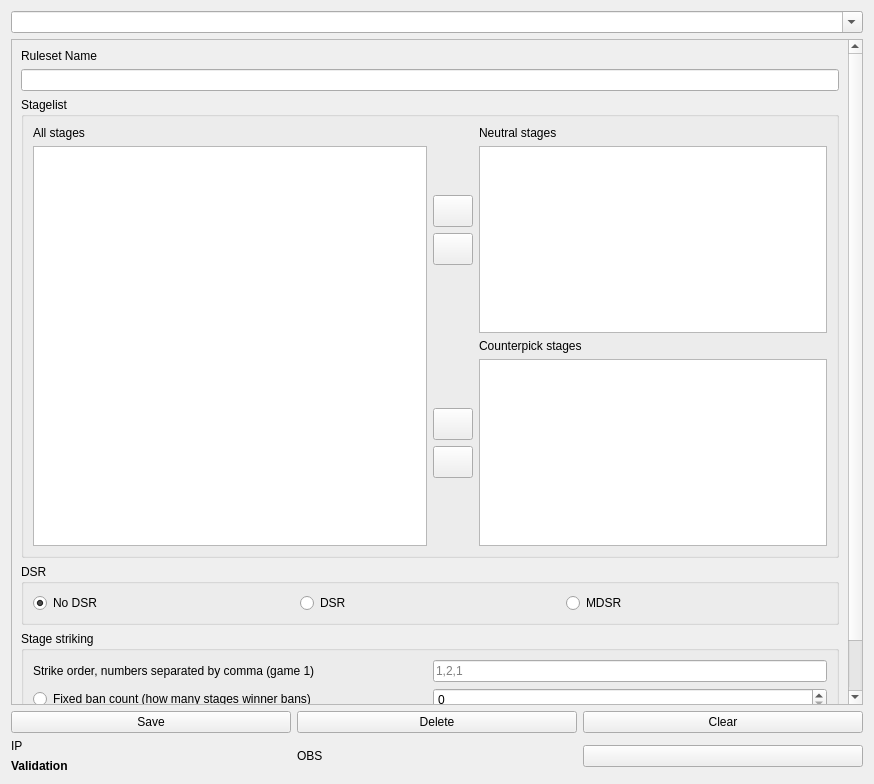
<?xml version="1.0" encoding="UTF-8"?>
<ui version="4.0">
 <class>Form</class>
 <widget class="QWidget" name="Form">
  <property name="geometry">
   <rect>
    <x>0</x>
    <y>0</y>
    <width>874</width>
    <height>784</height>
   </rect>
  </property>
  <property name="windowTitle">
   <string>Form</string>
  </property>
  <layout class="QVBoxLayout" name="verticalLayout_2">
   <item>
    <widget class="QComboBox" name="rulesetSelect">
     <property name="editable">
      <bool>true</bool>
     </property>
     <property name="insertPolicy">
      <enum>QComboBox::NoInsert</enum>
     </property>
    </widget>
   </item>
   <item>
    <widget class="QScrollArea" name="scrollArea">
     <property name="widgetResizable">
      <bool>true</bool>
     </property>
     <widget class="QWidget" name="scrollAreaWidgetContents">
      <property name="geometry">
       <rect>
        <x>0</x>
        <y>0</y>
        <width>840</width>
        <height>760</height>
       </rect>
      </property>
      <layout class="QVBoxLayout" name="verticalLayout_8">
       <item>
        <widget class="QLabel" name="label_5">
         <property name="text">
          <string>Ruleset Name</string>
         </property>
        </widget>
       </item>
       <item>
        <widget class="QLineEdit" name="rulesetName"/>
       </item>
       <item>
        <widget class="QGroupBox" name="groupBox_3">
         <property name="title">
          <string>Stagelist</string>
         </property>
         <layout class="QVBoxLayout" name="verticalLayout_10">
          <item>
           <layout class="QHBoxLayout" name="horizontalLayout">
            <item>
             <layout class="QVBoxLayout" name="verticalLayout_5">
              <item>
               <widget class="QLabel" name="label">
                <property name="text">
                 <string>All stages</string>
                </property>
               </widget>
              </item>
              <item>
               <widget class="QListView" name="allStages">
                <property name="minimumSize">
                 <size>
                  <width>0</width>
                  <height>400</height>
                 </size>
                </property>
                <property name="editTriggers">
                 <set>QAbstractItemView::NoEditTriggers</set>
                </property>
                <property name="uniformItemSizes">
                 <bool>false</bool>
                </property>
               </widget>
              </item>
             </layout>
            </item>
            <item>
             <layout class="QVBoxLayout" name="verticalLayout">
              <item>
               <layout class="QHBoxLayout" name="horizontalLayout_2">
                <item>
                 <layout class="QVBoxLayout" name="verticalLayout_3">
                  <item>
                   <spacer name="verticalSpacer_3">
                    <property name="orientation">
                     <enum>Qt::Vertical</enum>
                    </property>
                    <property name="sizeHint" stdset="0">
                     <size>
                      <width>20</width>
                      <height>40</height>
                     </size>
                    </property>
                   </spacer>
                  </item>
                  <item>
                   <widget class="QPushButton" name="btAddNeutral">
                    <property name="sizePolicy">
                     <sizepolicy hsizetype="Maximum" vsizetype="Maximum">
                      <horstretch>0</horstretch>
                      <verstretch>0</verstretch>
                     </sizepolicy>
                    </property>
                    <property name="minimumSize">
                     <size>
                      <width>32</width>
                      <height>32</height>
                     </size>
                    </property>
                    <property name="text">
                     <string/>
                    </property>
                   </widget>
                  </item>
                  <item>
                   <widget class="QPushButton" name="btRemoveNeutral">
                    <property name="sizePolicy">
                     <sizepolicy hsizetype="Fixed" vsizetype="Fixed">
                      <horstretch>0</horstretch>
                      <verstretch>0</verstretch>
                     </sizepolicy>
                    </property>
                    <property name="minimumSize">
                     <size>
                      <width>32</width>
                      <height>32</height>
                     </size>
                    </property>
                    <property name="text">
                     <string/>
                    </property>
                   </widget>
                  </item>
                  <item>
                   <spacer name="verticalSpacer_4">
                    <property name="orientation">
                     <enum>Qt::Vertical</enum>
                    </property>
                    <property name="sizeHint" stdset="0">
                     <size>
                      <width>20</width>
                      <height>40</height>
                     </size>
                    </property>
                   </spacer>
                  </item>
                 </layout>
                </item>
                <item>
                 <layout class="QVBoxLayout" name="verticalLayout_6">
                  <item>
                   <widget class="QLabel" name="label_2">
                    <property name="text">
                     <string>Neutral stages</string>
                    </property>
                   </widget>
                  </item>
                  <item>
                   <widget class="QListView" name="neutralStages"/>
                  </item>
                 </layout>
                </item>
               </layout>
              </item>
              <item>
               <layout class="QHBoxLayout" name="horizontalLayout_3">
                <item>
                 <layout class="QVBoxLayout" name="verticalLayout_4">
                  <item>
                   <spacer name="verticalSpacer">
                    <property name="orientation">
                     <enum>Qt::Vertical</enum>
                    </property>
                    <property name="sizeHint" stdset="0">
                     <size>
                      <width>20</width>
                      <height>40</height>
                     </size>
                    </property>
                   </spacer>
                  </item>
                  <item alignment="Qt::AlignVCenter">
                   <widget class="QPushButton" name="btAddCounterpick">
                    <property name="sizePolicy">
                     <sizepolicy hsizetype="Maximum" vsizetype="Maximum">
                      <horstretch>0</horstretch>
                      <verstretch>0</verstretch>
                     </sizepolicy>
                    </property>
                    <property name="minimumSize">
                     <size>
                      <width>32</width>
                      <height>32</height>
                     </size>
                    </property>
                    <property name="text">
                     <string/>
                    </property>
                   </widget>
                  </item>
                  <item alignment="Qt::AlignVCenter">
                   <widget class="QPushButton" name="btRemoveCounterpick">
                    <property name="sizePolicy">
                     <sizepolicy hsizetype="Maximum" vsizetype="Maximum">
                      <horstretch>0</horstretch>
                      <verstretch>0</verstretch>
                     </sizepolicy>
                    </property>
                    <property name="minimumSize">
                     <size>
                      <width>32</width>
                      <height>32</height>
                     </size>
                    </property>
                    <property name="text">
                     <string/>
                    </property>
                   </widget>
                  </item>
                  <item>
                   <spacer name="verticalSpacer_2">
                    <property name="orientation">
                     <enum>Qt::Vertical</enum>
                    </property>
                    <property name="sizeHint" stdset="0">
                     <size>
                      <width>20</width>
                      <height>40</height>
                     </size>
                    </property>
                   </spacer>
                  </item>
                 </layout>
                </item>
                <item>
                 <layout class="QVBoxLayout" name="verticalLayout_7">
                  <item>
                   <widget class="QLabel" name="label_3">
                    <property name="text">
                     <string>Counterpick stages</string>
                    </property>
                   </widget>
                  </item>
                  <item>
                   <widget class="QListView" name="counterpickStages"/>
                  </item>
                 </layout>
                </item>
               </layout>
              </item>
             </layout>
            </item>
           </layout>
          </item>
         </layout>
        </widget>
       </item>
       <item>
        <widget class="QGroupBox" name="groupBox">
         <property name="title">
          <string>DSR</string>
         </property>
         <layout class="QHBoxLayout" name="horizontalLayout_8">
          <item>
           <widget class="QRadioButton" name="noDSR">
            <property name="text">
             <string>No DSR</string>
            </property>
            <property name="checked">
             <bool>true</bool>
            </property>
            <attribute name="buttonGroup">
             <string notr="true">dsrGroup</string>
            </attribute>
           </widget>
          </item>
          <item>
           <widget class="QRadioButton" name="DSR">
            <property name="text">
             <string>DSR</string>
            </property>
            <attribute name="buttonGroup">
             <string notr="true">dsrGroup</string>
            </attribute>
           </widget>
          </item>
          <item>
           <widget class="QRadioButton" name="MDSR">
            <property name="text">
             <string>MDSR</string>
            </property>
            <attribute name="buttonGroup">
             <string notr="true">dsrGroup</string>
            </attribute>
           </widget>
          </item>
         </layout>
        </widget>
       </item>
       <item>
        <widget class="QGroupBox" name="groupBox_2">
         <property name="title">
          <string>Stage striking</string>
         </property>
         <layout class="QVBoxLayout" name="verticalLayout_9">
          <item>
           <layout class="QHBoxLayout" name="horizontalLayout_5">
            <item>
             <widget class="QLabel" name="label_7">
              <property name="text">
               <string>Strike order, numbers separated by comma (game 1)</string>
              </property>
             </widget>
            </item>
            <item>
             <widget class="QLineEdit" name="strikeOrder">
              <property name="sizePolicy">
               <sizepolicy hsizetype="Minimum" vsizetype="Fixed">
                <horstretch>0</horstretch>
                <verstretch>0</verstretch>
               </sizepolicy>
              </property>
              <property name="placeholderText">
               <string>1,2,1</string>
              </property>
             </widget>
            </item>
           </layout>
          </item>
          <item>
           <layout class="QHBoxLayout" name="horizontalLayout_4">
            <item>
             <widget class="QRadioButton" name="fixedBanCount">
              <property name="text">
               <string>Fixed ban count (how many stages winner bans)</string>
              </property>
              <attribute name="buttonGroup">
               <string notr="true">buttonGroup_2</string>
              </attribute>
             </widget>
            </item>
            <item>
             <widget class="QSpinBox" name="banCount"/>
            </item>
           </layout>
          </item>
          <item>
           <layout class="QHBoxLayout" name="horizontalLayout_6">
            <item>
             <widget class="QRadioButton" name="variableBanCount">
              <property name="text">
               <string>Ban count by max games (games:bans,games:bans)</string>
              </property>
              <attribute name="buttonGroup">
               <string notr="true">buttonGroup_2</string>
              </attribute>
             </widget>
            </item>
            <item>
             <widget class="QLineEdit" name="banCountByMaxGames">
              <property name="sizePolicy">
               <sizepolicy hsizetype="Minimum" vsizetype="Fixed">
                <horstretch>0</horstretch>
                <verstretch>0</verstretch>
               </sizepolicy>
              </property>
              <property name="placeholderText">
               <string>3:3,5:2</string>
              </property>
             </widget>
            </item>
           </layout>
          </item>
         </layout>
        </widget>
       </item>
      </layout>
     </widget>
    </widget>
   </item>
   <item>
    <layout class="QHBoxLayout" name="horizontalLayout_7">
     <item>
      <widget class="QPushButton" name="btSave">
       <property name="text">
        <string>Save</string>
       </property>
      </widget>
     </item>
     <item>
      <widget class="QPushButton" name="btDelete">
       <property name="text">
        <string>Delete</string>
       </property>
      </widget>
     </item>
     <item>
      <widget class="QPushButton" name="btClear">
       <property name="text">
        <string>Clear</string>
       </property>
      </widget>
     </item>
    </layout>
   </item>
   <item>
    <layout class="QHBoxLayout" name="horizontalLayout_9">
     <item>
      <layout class="QVBoxLayout" name="verticalLayout_11">
       <item>
        <widget class="QLabel" name="labelIp">
         <property name="text">
          <string>IP</string>
         </property>
        </widget>
       </item>
       <item>
        <widget class="QLabel" name="labelValidation">
         <property name="font">
          <font>
           <weight>75</weight>
           <bold>true</bold>
          </font>
         </property>
         <property name="text">
          <string>Validation</string>
         </property>
        </widget>
       </item>
      </layout>
     </item>
     <item>
      <widget class="QLabel" name="labelObs">
       <property name="text">
        <string>OBS</string>
       </property>
      </widget>
     </item>
     <item>
      <widget class="QPushButton" name="btOBS"/>
     </item>
    </layout>
   </item>
  </layout>
 </widget>
 <resources/>
 <connections/>
 <buttongroups>
  <buttongroup name="buttonGroup_2"/>
  <buttongroup name="dsrGroup"/>
 </buttongroups>
</ui>
